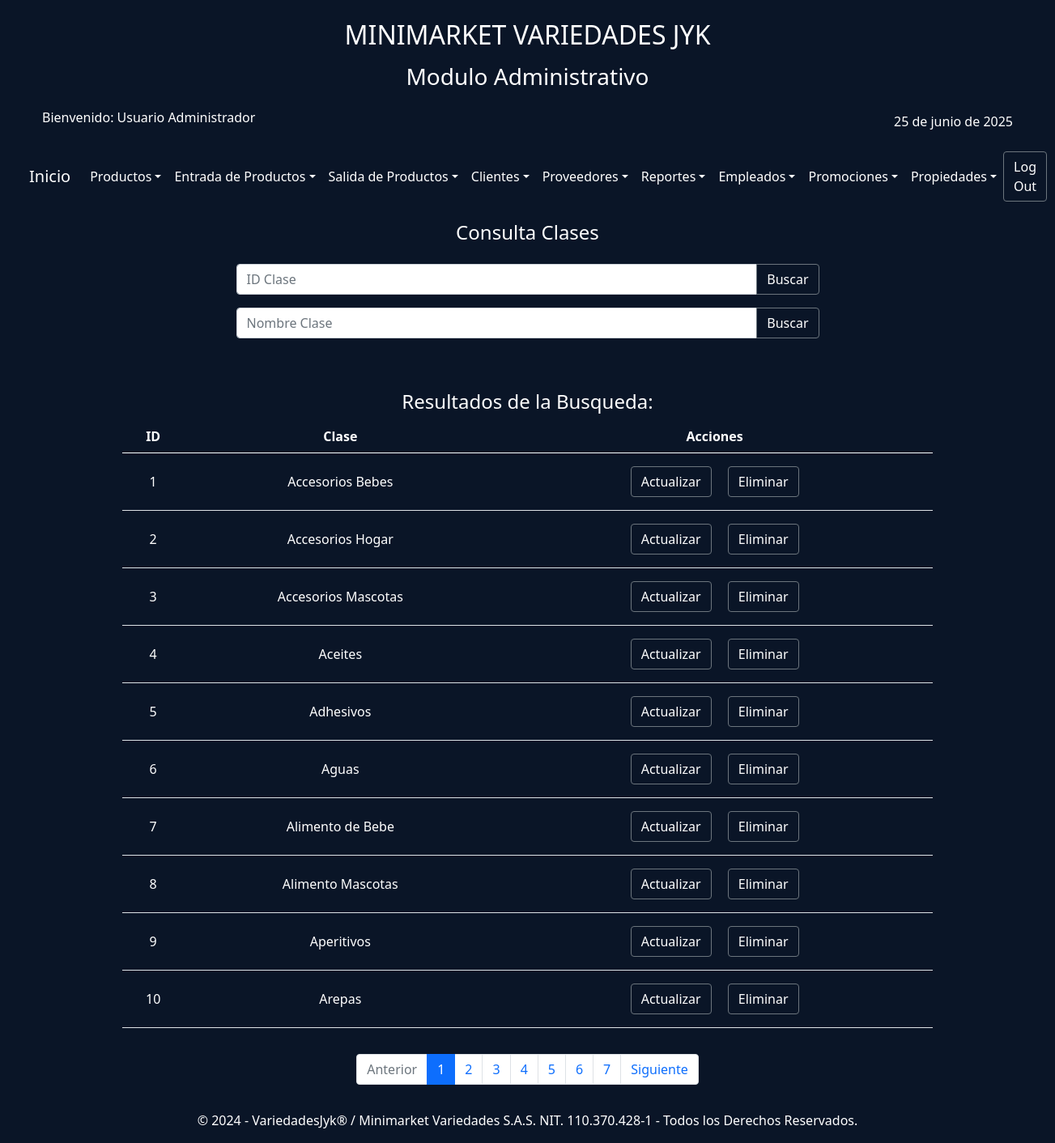
Screenshot of /index.php?action=consultaClase (signed in) with the database file from the repository.
### tables this page shows
CREATE TABLE IF NOT EXISTS `clase_producto` (
  `idClase` int NOT NULL AUTO_INCREMENT,
  `Clase` varchar(20) NOT NULL,
  PRIMARY KEY (`idClase`)
);

### controllers/controladorClases.php (called while the page is built, shortened)
<?php
require_once('./models/modeloClases.php');
require_once('./config/conexionBDJYK.php');
class ControladorClases
{
    private $modeloClases;
    public function __construct()
    {
        $database = new DataBase();
        $this->db = $database->getConnectionJYK();
        $this->modeloClases = new ModeloClases($this->db);
    }
    public function listaClases($tipo, $valor)
    {
        $limite = 10;
        $pagina = isset($_GET['pagina']) ? (int)$_GET['pagina'] : 1;
        $inicio = ($pagina - 1) * $limite;
        $clases = $this->modeloClases->consultGenClases($inicio, $limite);
        $totalClases = $this->modeloClases->obtenerTotalClases();
        $totalPaginas = ceil($totalClases / $limite);
        return
            [
                'clases' => $clases,
                'pagina' => $pagina,
                'totalPaginas' => $totalPaginas,
                'filtro' => $valor,
                'tipo' => $tipo,
            ];
    }
}

### config/conexionBDJYK.php (called while the page is built)
<?php
class DataBase
{
    private $host = "localhost";
    private $db_name = "variedadesjyk";
    private $username = "variedadesjyk";
    private $password = "variedJYK2025";
    private static $conn = null;
    public function getConnectionJYK()
    {
        if (self::$conn === null) {
            try {
                self::$conn = new PDO(
                    "mysql:host=" . $this->host . ";dbname=" . $this->db_name,
                    $this->username,
                    $this->password
                );
                self::$conn->exec("set names utf8");
            } catch (PDOException $e) {
                echo "Error de Conexión: " . $e->getMessage();
                exit;
            }
        }
        return self::$conn;
    }
}

### models/modeloClases.php (called while the page is built, shortened)
<?php
class ModeloClases
{
    private $conn;
    private $table = "clase_producto";
    public function __construct($db)
    {
        $this->conn = $db;
    }
    public function consultGenClases($inicio, $limite)
    {
        $query = "SELECT * FROM " . $this->table . " LIMIT :inicio, :limite";
        $stmt = $this->conn->prepare($query);
        $stmt->bindValue(':inicio', (int)$inicio, PDO::PARAM_INT);
        $stmt->bindValue(':limite', (int)$limite, PDO::PARAM_INT);
        $stmt->execute();
        return $stmt->fetchAll(PDO::FETCH_ASSOC);
    }
    public function obtenerTotalClases()
    {
        $stmt = $this->conn->query("SELECT COUNT(*) FROM " . $this->table . "");
        return (int)$stmt->fetchColumn();
    }
}

### views/propiedades/clases/consultaClase.php (the view, shortened to what this page needs)
<?php include('./views/layautModAdmin/headerModAdmin.php'); ?>
<div class="container">
    <div class="row justify-content-center">
        <div class="col-lg-8 col-md-10 col-sm-12">
            <div class="text-center text-white mt-3">
                <h4>Consulta Clases</h4>
            </div>
            <form class=" mt-4" action="index.php?action=consultaClaseId" method="get">
                <div class="input-group mb-3">
                    <input type="text" class="form-control" placeholder="ID Clase" name="idClase" aria-label="Recipient's usernam" aria-describedby="button-addon2" required>
                    <button class="btn btn-outline-secondary text-white" type="submit" id="button-addon2">Buscar</button>
                </div>
            </form>
            <form class=" mt-2" action="index.php?action=consultaClaseNombre" method="get">
                <div class="input-group mb-3">
                    <input type="text" class="form-control" placeholder="Nombre Clase" name="nomClase" aria-label="Recipient's usernam" aria-describedby="button-addon2" required>
                    <button class="btn btn-outline-secondary text-white" type="submit" id="button-addon2">Buscar</button>
                </div>
            </form>
        </div>
    </div>
</div>
<div class="container-fluid mt-5">
    <div class="row">
        <div class="col-12 col-md-10 offset-md-1">
            <div class="text-center">
                <?php if (isset($data['clases']) && count($data['clases']) > 0): ?>
                    <h4 class="text-white">Resultados de la Busqueda:</h4>
            </div>
            <div class="table-responsive">
                <table class="table table-hover text-white text-center">
                    <thead>
                        <tr>
                            <th>ID</th>
                            <th>Clase</th>
                            <th>Acciones</th>
                        </tr>
                    </thead>
                    <tbody class="">
                        <?php foreach ($data['clases'] as $clase): ?>
                            <tr>
                                <td class="text-white align-middle"><?= $clase['idClase']; ?></td>
                                <td class="text-white align-middle"><?= $clase['Clase']; ?></td>
                                <td>
                                    <a href="index.php?action=actualizarClaseId&idClase=<?= $clase['idClase']; ?>" class="btn btn-outline-secondary text-white m-2 w-30" role="button">Actualizar</a>
                                    <a href="index.php?action=eliminarClaseId&idClase=<?= $clase['idClase']; ?>" class="btn btn-outline-secondary text-white m-2 w-30" role="button">Eliminar</a>
                                </td>
                            </tr>
                        <?php endforeach; ?>
                    </tbody>
                </table>
            </div>
            <?php
                    $totalPaginas = $data['totalPaginas'];
                    $paginaActual = $data['pagina'];
                    $tipo = $data['tipo'];
                    $filtro = urlencode($data['filtro']);
                    $action = $tipo === 'codigo' ? 'consultaClaseId' : 'consultaClaseNombre';
                    $param = $tipo === 'codigo' ? "idClase=$filtro" : "nomClase=$filtro";
                    $maxPaginasVisibles = 7;
                    $inicio = max(1, $paginaActual - intval($maxPaginasVisibles / 2));
                    $fin = min($inicio + $maxPaginasVisibles - 1, $totalPaginas);
            ?>
            <?php if ($totalPaginas > 1): ?>
                <?php if ($totalPaginas > 1): ?>
                    <nav>
                        <ul class="pagination justify-content-center flex-wrap mt-3">
                            <li class="page-item <?= $paginaActual <= 1 ? 'disabled' : '' ?>">
                                <a class="page-link" href="?action=<?= $action ?>&<?= $param ?>&pagina=<?= $paginaActual - 1 ?>">Anterior</a>
                            </li>
                            <?php for ($i = $inicio; $i <= $fin; $i++): ?>
                                <li class="page-item <?= $paginaActual == $i ? 'active' : '' ?>">
                                    <a class="page-link" href="?action=<?= $action ?>&<?= $param ?>&pagina=<?= $i ?>"><?= $i ?></a>
                                </li>
                            <?php endfor; ?>
                            <li class="page-item <?= $paginaActual >= $totalPaginas ? 'disabled' : '' ?>">
                                <a class="page-link" href="?action=<?= $action ?>&<?= $param ?>&pagina=<?= $paginaActual + 1 ?>">Siguiente</a>
                            </li>
                        </ul>
                    </nav>
                <?php endif; ?>
            <?php endif; ?>
        <?php else: ?>
            <p class="text-white text-center">No se encontraron productos con ese criterio de búsqueda.</p>
        <?php endif; ?>
        </div>
    </div>
</div>
</div>
</main>
<?php include('./views/layautModAdmin/footerModAdmin.php'); ?>

### index.php (shortened to what this page needs)
<?php
require_once('./controllers/controladorClases.php');
$controladorClases = new ControladorClases();
$action = htmlspecialchars($_GET['action'] ?? 'Principal', ENT_QUOTES, 'UTF-8');
switch ($action) {
    case 'consultaClase';
        $tipo = '';
        $filtro = '';
        $data = $controladorClases->listaClases($tipo, $filtro);
        include('./views/propiedades/clases/consultaClase.php');
        break;
}

### views/layautModAdmin/headerModAdmin.php (shortened to what this page needs)
<!DOCTYPE html>
<html lang="es">
<head>
    <link rel="stylesheet" href="./css/bootstrap.min.css?v=1.0">
    <link rel="stylesheet" href="./css/DesingBody.css">
    <link rel="stylesheet" href="./css/DesingExtraModulo.css">
    <link rel="stylesheet" href="https://cdn.jsdelivr.net/npm/bootstrap-icons@1.11.3/font/bootstrap-icons.min.css">
</head>
<body class="d-flex flex-column min-vh-100">
    <main class="container-fluid flex-grow-1">
        <div class="container-fluid">
            <div class="row p-3 mt-1">
                <div class="text-center text-white mt-1">
                    <h2>MINIMARKET VARIEDADES JYK</h2>
                </div>
                <div class="text-center text-white mt-2">
                    <h3> Modulo Administrativo</h3>
                </div>
                <div class="d-flex flex-column flex-md-row justify-content-between align-items-center text-white mt-3">
                    <div class="text-center text-md-start">
                        <h6>Bienvenido: <?= $_SESSION['nombre'] ?> <?= $_SESSION['apellido'] ?></h6>
                    </div>
                    <div class="text-center text-md-end">
                        <?php
                        $formatter = new IntlDateFormatter('es_ES', IntlDateFormatter::LONG, IntlDateFormatter::NONE);
                        echo $formatter->format(new DateTime());
                        ?>
                    </div>
                </div>
            </div>
            <nav class="navbar navbar-expand-lg bg-body-tertiary">
                <div class="container-fluid">
                    <div class="collapse navbar-collapse" id="navbarTogglerDemo01">
                        <a class="navbar-brand text-white" href="index.php?action=vistaAdmin">Inicio</a>
                        <ul class="navbar-nav me-auto mb-2 mb-lg-0">
                            <li class="nav-item dropdown">
                                <a class="nav-link dropdown-toggle text-white" href="#" id="productosDropdown" role="button" data-bs-toggle="dropdown">Productos</a>
                            </li>
                            <li class="nav-item dropdown">
                                <a class="nav-link dropdown-toggle text-white" href="#" id="entradasDropdown" role="button" data-bs-toggle="dropdown">Entrada de Productos</a>
                            </li>
                            <li class="nav-item dropdown">
                                <a class="nav-link dropdown-toggle text-white" href="#" id="salidasDropdown" role="button" data-bs-toggle="dropdown">Salida de Productos</a>
                            </li>
                            <li class="nav-item dropdown">
                                <a class="nav-link dropdown-toggle text-white" href="#" id="clientesDropdown" role="button" data-bs-toggle="dropdown">Clientes</a>
                            </li>
                            <li class="nav-item dropdown">
                                <a class="nav-link dropdown-toggle text-white" href="#" id="proveedoresDropdown" role="button" data-bs-toggle="dropdown">Proveedores</a>
                            </li>
                            <li class="nav-item dropdown">
                                <a class="nav-link dropdown-toggle text-white" href="#" id="reportesDropdown" role="button" data-bs-toggle="dropdown">Reportes</a>
                            </li>
                            <li class="nav-item dropdown">
                                <a class="nav-link dropdown-toggle text-white" href="#" id="empleadosDropdown" role="button" data-bs-toggle="dropdown">Empleados</a>
                            </li>
                            <li class="nav-item dropdown">
                                <a class="nav-link dropdown-toggle text-white" href="#" id="empleadosDropdown" role="button" data-bs-toggle="dropdown">Promociones</a>
                            </li>
                            <li class="nav-item dropdown">
                                <a class="nav-link dropdown-toggle text-white" href="#" id="propiedadesDropdown" role="button" data-bs-toggle="dropdown">Propiedades</a>
                            </li>
                        </ul>
                        <form action="index.php?action=cerrarSesion" method="POST">
                            <button type="submit" class="btn btn-outline-secondary text-white">Log Out</button>
                        </form>
                    </div>
                </div>
            </nav>

### views/layautModAdmin/footerModAdmin.php (shortened to what this page needs)
<footer class="text-white text-center py-3 mt-auto">
    <p class="mb-0">
        © 2024 - VariedadesJyk® / Minimarket Variedades S.A.S. NIT. 110.370.428-1 - Todos los Derechos Reservados.
    </p>
</footer>
</body>
</html>

### css/DesingBody.css (style rules this page uses)
body { background-color: #0a1527 ; }
.row { margin: 0; padding: 0; }

### rows the page displays
clase_producto: idClase "1", Clase "Accesorios Bebes"
clase_producto: idClase "2", Clase "Accesorios Hogar"
clase_producto: idClase "3", Clase "Accesorios Mascotas"
clase_producto: idClase "4", Clase "Aceites"
clase_producto: idClase "5", Clase "Adhesivos"
clase_producto: idClase "6", Clase "Aguas"
clase_producto: idClase "7", Clase "Alimento de Bebe"
clase_producto: idClase "8", Clase "Alimento Mascotas"
clase_producto: idClase "9", Clase "Aperitivos"
clase_producto: idClase "10", Clase "Arepas"

### other values shown
$_SESSION['nombre'] "Usuario"
$_SESSION['apellido'] "Administrador"
